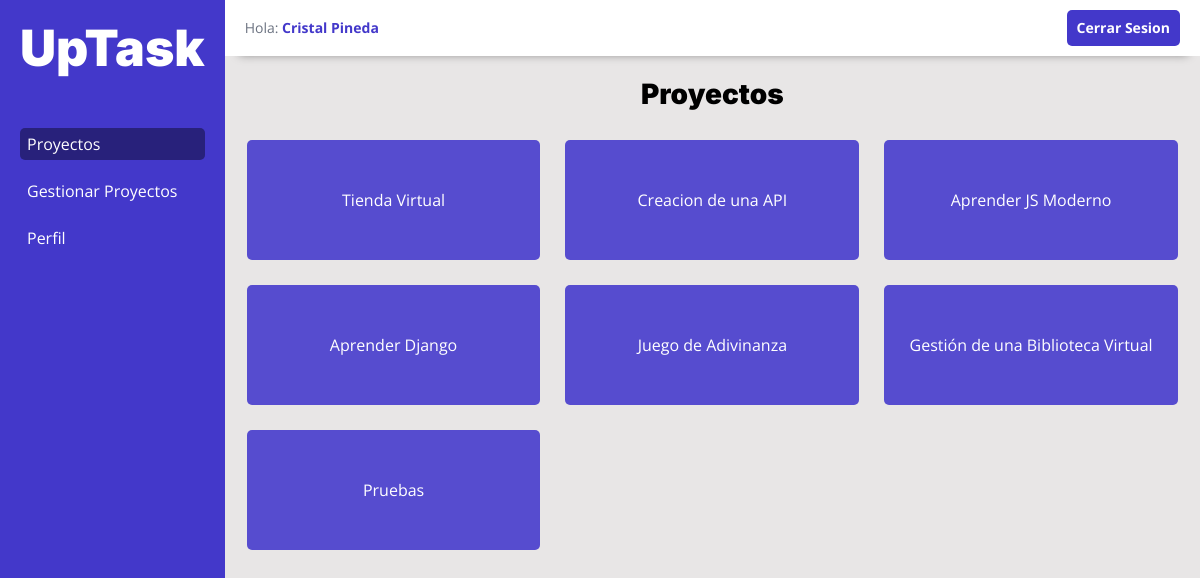
The app's page /dashboard (signed in), older data.
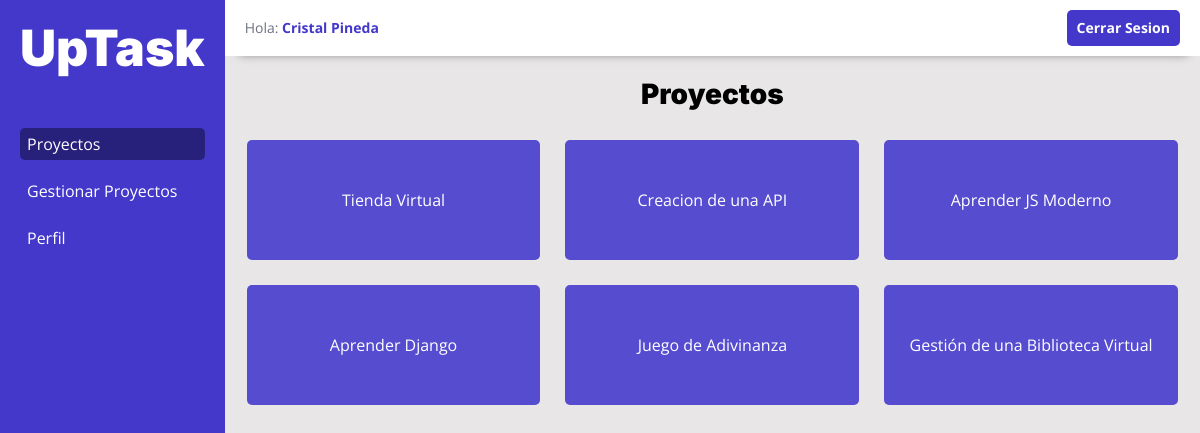
The same page, newer data.
### tables this page shows
CREATE TABLE `proyectos` (
  `id` int NOT NULL AUTO_INCREMENT,
  `proyecto` varchar(60) DEFAULT NULL,
  `url` varchar(32) DEFAULT NULL,
  `propietarioId` int DEFAULT NULL,
  PRIMARY KEY (`id`),
  KEY `proyectos_ibfk_1` (`propietarioId`),
  CONSTRAINT `proyectos_ibfk_1` FOREIGN KEY (`propietarioId`) REFERENCES `usuarios` (`id`) ON DELETE CASCADE ON UPDATE CASCADE
);

### models/ActiveRecord.php (called while the page is built, shortened)
<?php
class ActiveRecord {
    protected static $db;
    protected static $tabla = '';
    public static function setDB($database) {
        self::$db = $database;
    }
    public static function belogsTo($columna, $valor) {
        $query = "SELECT * FROM " . static::$tabla . " WHERE {$columna} = '{$valor}'";
        $resultado = self::consultarSQL($query);
        return $resultado;
    }
    public static function consultarSQL($query) {
        $resultado = self::$db->query($query);
        $array = [];
        while($registro = $resultado->fetch_assoc()) {
            $array[] = static::crearObjeto($registro);
        }
        return $array;
    }
    protected static function crearObjeto($registro) {
        $objeto = new static;
        foreach($registro as $key => $value ) {
            if(property_exists( $objeto, $key  )) {
                $objeto->$key = $value;
            }
        }
        return $objeto;
    }
}

### controllers/DashboardController.php (called while the page is built, shortened)
<?php
class DashboardController
{
    public static function index(Router $router)
    {
        $proyectos = Proyecto::belogsTo('propietarioId', $_SESSION['id']);
        $router->render('dashboard/index', [
            'titulo' => 'Proyectos',
            'proyectos' => $proyectos
        ]);
    }
}

### public/index.php (called while the page is built, shortened)
<?php
$router = new Router();
$router->get('/', [LoginController::class, 'login']);
$router->post('/', [LoginController::class, 'login']);
$router->get('/logout', [LoginController::class, 'logout']);
$router->get('/crear', [LoginController::class, 'crear']);
$router->post('/crear', [LoginController::class, 'crear']);
$router->get('/olvide', [LoginController::class, 'olvide']);
$router->post('/olvide', [LoginController::class, 'olvide']);
$router->get('/restablecer', [LoginController::class, 'restablecer']);
$router->post('/restablecer', [LoginController::class, 'restablecer']);
$router->get('/mensaje', [LoginController::class, 'mensaje']);
$router->get('/confirmar', [LoginController::class, 'confirmar']);
$router->get('/dashboard', [DashboardController::class, 'index']);
$router->get('/gestionar-proyectos', [DashboardController::class, 'gestionar_proyecto']);
$router->get('/proyecto', [DashboardController::class, 'proyecto']);
$router->get('/api/proyectos', [ProyectoController::class, 'index']);
$router->post('/api/proyecto', [ProyectoController::class, 'crear']);
$router->post('/api/proyecto/actualizar', [ProyectoController::class, 'actualizar']);
$router->post('/api/proyecto/eliminar', [ProyectoController::class, 'eliminar']);
$router->get('/perfil', [DashboardController::class, 'perfil']);
$router->post('/perfil', [DashboardController::class, 'perfil']);
$router->get('/cambiar-password', [DashboardController::class, 'cambiar_password']);
$router->post('/cambiar-password', [DashboardController::class, 'cambiar_password']);
$router->get('/api/tareas', [TareaController::class, 'index']);
$router->post('/api/tarea', [TareaController::class, 'crear']);
$router->post('/api/tarea/actualizar', [TareaController::class, 'actualizar']);
$router->post('/api/tarea/eliminar', [TareaController::class, 'eliminar']);
$router->comprobarRutas();

### views/dashboard/index.php (the view)
<?php include_once __DIR__ . '/header-dashboard.php'; ?>
<?php if (count($proyectos) === 0) { ?>
    <p class="no-proyectos">
        No hay Proyectos Aun
        <a href="/gestionar-proyectos">Comienza Creando Uno</a>
    </p>
<?php } else { ?>
    <ul class="listado-proyectos">
        <?php foreach ($proyectos as $proyecto) { ?>
            <li class="proyecto">
                <a href="/proyecto?id=<?php echo $proyecto->url ?>">
                    <?php echo $proyecto->proyecto; ?>
                </a>
            </li>
        <?php } ?>
    </ul>
<?php } ?>
<?php include_once __DIR__ . '/footer-dashboard.php'; ?>

Row changes from the older to the newer data that the page shows:
removed proyectos: proyecto "Pruebas"
